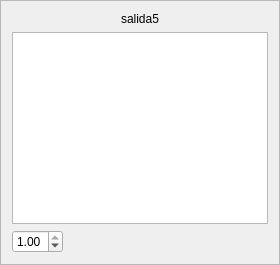
                     <widget class="QFrame" name="outframe5">
                      <property name="sizePolicy">
                       <sizepolicy hsizetype="Preferred" vsizetype="Preferred">
                        <horstretch>0</horstretch>
                        <verstretch>0</verstretch>
                       </sizepolicy>
                      </property>
                      <property name="frameShape">
                       <enum>QFrame::StyledPanel</enum>
                      </property>
                      <property name="frameShadow">
                       <enum>QFrame::Raised</enum>
                      </property>
                      <layout class="QGridLayout" name="gridLayout_40">
                       <item row="0" column="0">
                        <layout class="QVBoxLayout" name="verticalLayout_31">
                         <item>
                          <widget class="QLabel" name="outlabel5">
                           <property name="sizePolicy">
                            <sizepolicy hsizetype="Expanding" vsizetype="Preferred">
                             <horstretch>0</horstretch>
                             <verstretch>0</verstretch>
                            </sizepolicy>
                           </property>
                           <property name="text">
                            <string>salida5</string>
                           </property>
                           <property name="alignment">
                            <set>Qt::AlignCenter</set>
                           </property>
                          </widget>
                         </item>
                         <item>
                          <widget class="QListWidget" name="outlist5">
                           <property name="sizePolicy">
                            <sizepolicy hsizetype="Preferred" vsizetype="Expanding">
                             <horstretch>0</horstretch>
                             <verstretch>0</verstretch>
                            </sizepolicy>
                           </property>
                          </widget>
                         </item>
                         <item>
                          <widget class="QDoubleSpinBox" name="outweight5">
                           <property name="sizePolicy">
                            <sizepolicy hsizetype="Fixed" vsizetype="Fixed">
                             <horstretch>0</horstretch>
                             <verstretch>0</verstretch>
                            </sizepolicy>
                           </property>
                           <property name="accelerated">
                            <bool>true</bool>
                           </property>
                           <property name="maximum">
                            <double>1.000000000000000</double>
                           </property>
                           <property name="singleStep">
                            <double>0.010000000000000</double>
                           </property>
                           <property name="value">
                            <double>1.000000000000000</double>
                           </property>
                          </widget>
                         </item>
                        </layout>
                       </item>
                      </layout>
                     </widget>
